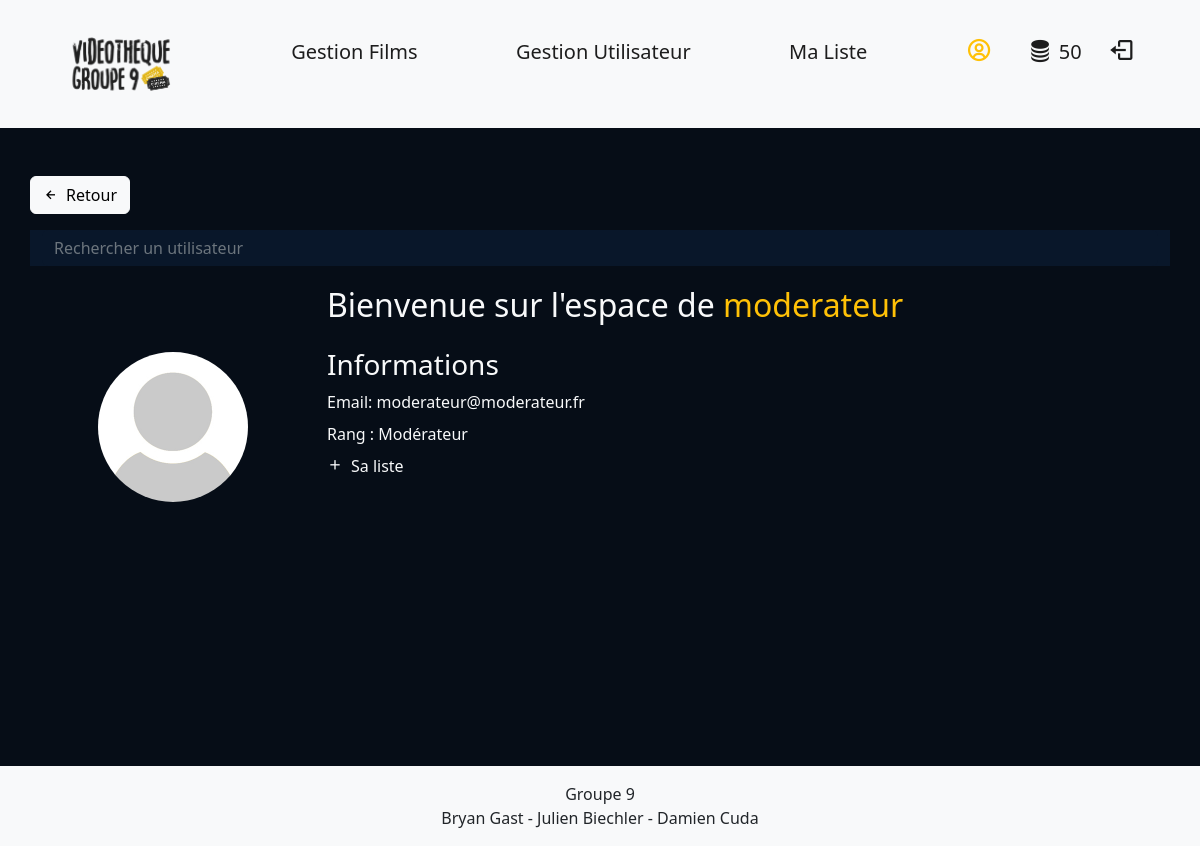
The app's page /espace_perso_user.php?id=3 (signed in), older data.
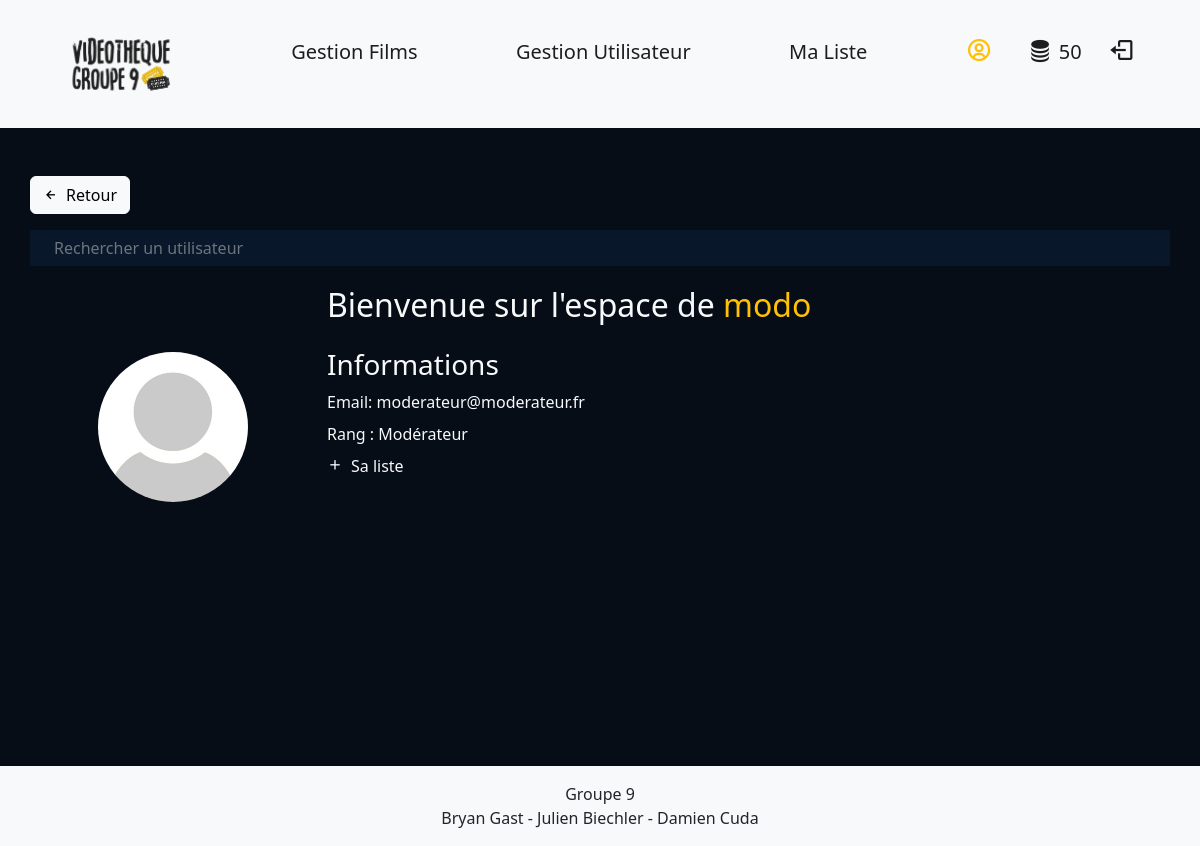
The same page, newer data.
### tables this page shows
CREATE TABLE `utilisateurs` (
  `id` int(11) NOT NULL,
  `login` varchar(255) NOT NULL,
  `email` varchar(255) NOT NULL,
  `password` varchar(255) NOT NULL,
  `profile_picture` varchar(255) DEFAULT NULL,
  `is_admin` int(11) NOT NULL DEFAULT 0,
  `rang` varchar(255) DEFAULT 'Membre',
  `solde` int(11) NOT NULL DEFAULT 50
);

### php_assets/permission.php (called while the page is built, shortened)
<?php
    $usersData = $conn->prepare('SELECT * FROM utilisateurs WHERE id = ? LIMIT 1');
    $usersData->execute([
            $_SESSION['id']
        ]);
    $user = $usersData->fetch();
    if($user['is_admin'] > 0){
        $is_admin = 1;
    }else{
        $is_admin = 0;
        $permission = 0;
    }
?>

### espace_perso_user.php (the view, shortened to what this page needs)
<?php
require_once("php_assets/connectdb.php");
if (isset($_GET['id']) && $_GET['id'] != "") {
    $user_info_req = $conn->prepare('SELECT * FROM utilisateurs WHERE id = ?');
    $user_info_req->execute(array($_GET['id']));
    $user_datas = $user_info_req->fetchAll(PDO::FETCH_ASSOC);
    ?>
    <!DOCTYPE html>
    <html lang="fr">
        <?php include 'php_assets/head.php' ?>
        <body>
            <?php include 'php_assets/header.php' ?>
            <main>
                <?php
                if (count($user_datas) != 0) {
                    foreach ($user_datas as $user_data) {
                        $user_login = $user_data['login'];
                        $user_email = $user_data['email'];
                        $user_profil_pic = $user_data['profile_picture'];
                        $user_rank = $user_data['rang'];
                    }
                    ?>
                    <section id="user_search" class="container">
                        <div class="row">
                            <?php if (isset($_GET['id']) && $_GET['id'] != $_SESSION['id']) { ?>
                                <button class="btn btn-light btn-back d-flex align-items-center justify-content-between mt-5"
                                        id="back"><i class='bx bx-left-arrow-alt'></i><span>Retour</span></button>
                            <?php } ?>
                        </div>
                        <div class="row <?php if (isset($_GET['id']) && $_GET['id'] != $_SESSION['id']) {
                            echo "mt-3";
                        } else {
                            echo "mt-5";
                        } ?>">
                            <div class="col-12 col-sm-12 col-md-12 col-lg-12 col-xl-12 text-center" id="container-search-user">
                                <input type="text" name="search_user" id="search_user" placeholder="Rechercher un utilisateur"
                                       class="form-control" autocomplete="off">
                            </div>
                        </div>
                    </section>
                    <section id="user_infos_container" class="container">
                        <div class="row mt-5">
                            <div class="col-12 col-sm-12 col-md-12 col-lg-3 col-xl-3 text-center"></div>
                            <div class="col-12 col-sm-12 col-md-12 col-lg-9 col-xl-9 text-light text-center text-sm-center text-md-center text-lg-start text-xl-start mt-2">
                                <?php if (isset($_GET['id']) && $_GET['id'] == $_SESSION['id']) { ?>
                                    <h2>Bienvenue sur votre espace <span class="yellow-txt"><?= $user_login; ?></span></h2>
                                <?php } else { ?>
                                    <h2>Bienvenue sur l'espace de <span class="yellow-txt"><?= $user_login; ?></span></h2>
                                <?php } ?>
                            </div>
                        </div>
                        <div class="row mb-5">
                            <div class="col-12 col-sm-12 col-md-12 col-lg-3 col-xl-3 text-center ">
                                <div id="profil_picture">
                                    <div id="edit_zone_img"></div>
                                    <?php
                                    if ($user_profil_pic == null) {
                                        ?>
                                        <img class="rounded-circle mb-3" src="img/profil_img/avatar.jpg" alt="Avatar"
                                             style="height:150px;width:150px;object-fit: cover;">
                                        <?php
                                    } else {
                                        ?>
                                        <img class="rounded-circle mb-3"
                                             src="users/<?= $_GET['id']; ?>/avatar/<?= $user_profil_pic; ?>" alt="Avatar"
                                             style="height:150px;width:150px;object-fit: cover;">
                                        <?php
                                    }
                                    ?>
                                </div>
                            </div>
                            <div class="col-12 col-sm-12 col-md-12 col-lg-9 col-xl-9 text-light text-center text-sm-center text-md-center text-lg-start text-xl-start">
                                <?php if (isset($_GET['id']) && $_GET['id'] == $_SESSION['id']) { ?>
                                    <h3 class="mt-3 h3">Vos informations</h3>
                                <?php } else { ?>
                                    <h3 class="mt-3 h3">Informations</h3>
                                <?php } ?>
                                <p class="mb-2" id="email_line">Email: <span id="email_zone"><?= $user_email; ?></span></p>
                                <p class="mb-2">Rang : <?= $user_rank; ?></p>
                                <p class="mb-2 d-flex align-items-center justify-content-center justify-content-sm-center justify-content-md-center justify-content-lg-start justify-content-xl-start">
                                    <a href="liste.php?id=<?= $_GET['id']; ?>" class="text-light"><i
                                                class='bx bx-plus mr-2'></i><span><?php if ($_GET['id'] == $_SESSION['id']) {
                                                echo "Ma liste";
                                            } else {
                                                echo "Sa liste";
                                            } ?></span></a></p>
                            </div>
                        </div>
                    </section>
                    <?php
                } else {
                    echo "<h5 class='text-light justify-content-center align-items-center d-flex' id='notfound'>Erreur 404: Utilisateur introuvable !</h5>";
                }
                ?>
            </main>
            <?php include 'php_assets/footer.php' ?>
        </body>
    </html>
    <?php
} else {
    header('location: espace_perso_user.php?id=' . $_SESSION['id'] . '');
}
?>

### php_assets/head.php (shortened to what this page needs)
<head>
    <link href="app-assets/bulma.min.css" rel="stylesheet">
    <link href="app-assets/bootstrap.min.css" rel="stylesheet">
    <link href="app-assets/dataTables.bootstrap5.min.css" rel="stylesheet">
    <link href="app-assets/select.dataTables.min.css" rel="stylesheet">
    <link href="app-assets/responsive.dataTables.min.css" rel="stylesheet">
    <link href="app-assets/inputTags.css" rel="stylesheet">
    <link href="app-assets/bootstrap-datetimepicker.min.css" rel="stylesheet">
    <link rel="stylesheet" href="css/style.css">
    <link rel="stylesheet" href="css/custom.css">
    <link rel="stylesheet" href="css/movie.css">
    <link rel="stylesheet" href="css/gestion_user.css">
    <link rel="stylesheet" href="css/espace_perso.css">
    <link href='app-assets/boxicons.min.css' rel='stylesheet'>
</head>

### php_assets/header.php (shortened to what this page needs)
<?php
    if(!empty($_SESSION['id'])){
        $id_user = $_SESSION['id'];
        $is_admin = $_SESSION['is_admin'];
        require_once("permission.php");
        require_once("connectdb.php");
        $solde_user_req = $conn->prepare('
        SELECT solde FROM utilisateurs
            WHERE id = ?');
        $solde_user_req->execute(array($id_user));
        $solde_user = $solde_user_req->fetch(PDO::FETCH_ASSOC);
    }else{
        $is_admin = false;
    }
    $header = '
        <header class="bg-light">
            <nav class="align-items-center navbar navbar-expand-lg navbar-light bg-light px-5 ms-md-auto">
        ';
        if(str_contains($_SERVER['PHP_SELF'], 'index.php')){
            $header .= '
                        <div class="site-logo col-12 text-center">
                            <img id="logo_index" class="navbar-brand img-fluid img_index" src="assets/logo.png" alt="Vidéothèque Groupe 9">
                        </div>
                    </nav>
                </div>
            </header>';
            echo $header;
            return;
        }else{
            $header .= '
                <img class="site-logo img_pages navbar-brand img-fluid" src="assets/logo.png" alt="Vidéothèque Groupe 9">
                <button class="navbar-toggler" type="button" data-toggle="collapse" data-target="#navbarSupportedContent" aria-controls="navbarSupportedContent" aria-expanded="false" aria-label="Toggle navigation">
                    <span class="navbar-toggler-icon"></span>
                </button>
            ';
        }
        if($is_admin){
            $header .= '
            <div class="collapse navbar-collapse" id="navbarSupportedContent">
                <ul class="col-md-9 col-sm-12 d-lg-flex d-md-inline d-sm-inline nav-pills justify-content-around align-items-center text-md-end text-sm-end" id="nav_menu">
                    <li class="nav-item h5"><a href="catalogue.php" class="nav-link p-2">Gestion Films</a></li>
                    <li class="nav-item h5"><a href="gestion_user.php?id='.$id_user.'" class="nav-link p-2">Gestion Utilisateur</a></li>
                    <li class="nav-item h5"><a href="liste.php?id='.$id_user.'" class="nav-link p-2">Ma Liste</a></li>
                </ul>
                <ul class="col-12 col-sm-12 col-md-12 col-lg-3 col-xl-3 mt-3 mt-sm-3 mt-md-3 mt-lg-0 mt-xl-0 d-flex d-sm-flex d-md-flex d-lg-flex d-xl-flex d-md-inline d-sm-inline align-items-center justify-content-around align-items-center icon-right-nav text-md-end text-sm-end">
                    <li class="nav-item h5"><a href="espace_perso_user.php?id='.$id_user.'" class="nav-link p-2"><i class="icones_nav bx bx-user-circle" id="user_icon"></i></a></li>
                    <li class="nav-item h5"><a href="user_transaction.php?user_id='.$id_user.'" class="nav-link d-flex align-items-center justify-content-md-end justify-content-sm-end"><i class="p-2 icones_nav bx bxs-coin-stack" id="solde_icon"></i><span id="solde_value">'.$solde_user['solde'].'</span></a></li>
                    <li class="nav-item h5"><a href="php_assets/disconnect.php" class="nav-link p-2"><i class="bx bx-log-out icones_nav"></i></a></li>
                </ul>
            ';
        }
        $header .= '
                </div>
            </nav>
        </header>
        ';
        echo $header;
?>

### php_assets/footer.php (shortened to what this page needs)
<footer class="bg-light">
    <div class="container mt-auto">
        <div class="row text-center pt-3">
            <p class="col-12">
                Groupe 9
                <br>
                Bryan Gast - Julien Biechler - Damien Cuda
            </p>
        </div>
    </div>
</footer>

### css/style.css (style rules this page uses)
.img_pages { height: 7rem; }

### css/custom.css (style rules this page uses)
html { background: #f8f9fa !important; }
body { background: #060d17; }
a { text-decoration: none !important; }
main { padding-bottom: 200px; position: relative; }
.nav-link { color: #1d1d1d !important; }
nav i { font-size: 20pt !important; }
.yellow-txt { color: #ffc107; }
.icones_nav { max-width: 2.5rem; font-size: clamp(1rem, 2vw, 2.5rem) }

### css/movie.css (style rules this page uses)
input { border: 0 !important; }
.btn-back { width: 100px; margin-right: 10px; }

### css/espace_perso.css (style rules this page uses)
#user_infos_container #profil_picture { position: relative; width: 150px; margin: 0 auto; margin-top: 20px; }
#user_infos_container #email_zone, #user_infos_container #password_zone { width: 100%; }
#user_infos_container #edit_zone_img { width: 150px; height: 150px; position: absolute; }
#search_user { background: #09172a; box-shadow: none !important; }
#container-search-user { position: relative; }
#search_user { color: #fff; }
#container-search-user { background-color: #09172a; position: absolute; z-index: 10; }

Row changes from the older to the newer data that the page shows:
changed utilisateurs "moderateur@moderateur.fr": login "moderateur" → "modo"
